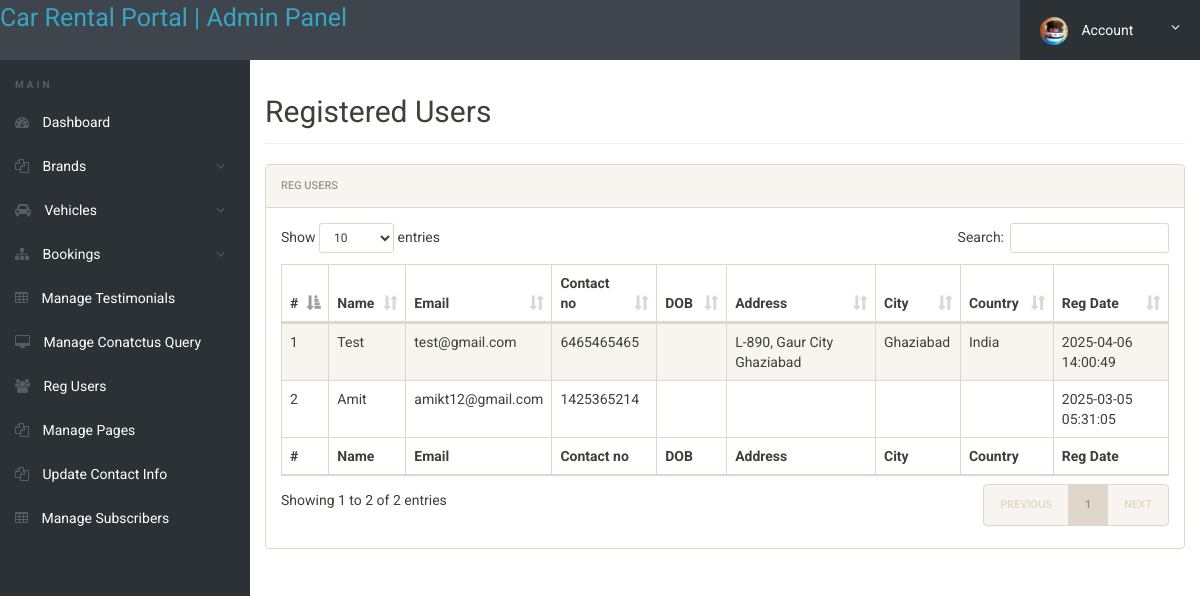
The app's page /reg-users.php (signed in) with its own data.
### tables this page shows
CREATE TABLE `tblusers` (
  `id` int(11) NOT NULL,
  `FullName` varchar(120) DEFAULT NULL,
  `EmailId` varchar(100) DEFAULT NULL,
  `Password` varchar(100) DEFAULT NULL,
  `ContactNo` char(11) DEFAULT NULL,
  `dob` varchar(100) DEFAULT NULL,
  `Address` varchar(255) DEFAULT NULL,
  `City` varchar(100) DEFAULT NULL,
  `Country` varchar(100) DEFAULT NULL,
  `RegDate` timestamp NULL DEFAULT current_timestamp(),
  `UpdationDate` timestamp NULL DEFAULT NULL ON UPDATE current_timestamp()
);

### reg-users.php (the view, shortened to what this page needs)
<?php
include('includes/config.php');
if(strlen($_SESSION['alogin'])==0)
	{
header('location:index.php');
}
else{
 ?>
<!doctype html>
<html lang="en" class="no-js">
<head>
	<link rel="stylesheet" href="css/font-awesome.min.css">
	<link rel="stylesheet" href="css/bootstrap.min.css">
	<link rel="stylesheet" href="css/dataTables.bootstrap.min.css">
	<link rel="stylesheet" href="css/bootstrap-social.css">
	<link rel="stylesheet" href="css/bootstrap-select.css">
	<link rel="stylesheet" href="css/fileinput.min.css">
	<link rel="stylesheet" href="css/awesome-bootstrap-checkbox.css">
	<link rel="stylesheet" href="css/style.css">
</head>
<body>
	<?php include('includes/header.php');?>
	<div class="ts-main-content">
		<?php include('includes/leftbar.php');?>
		<div class="content-wrapper">
			<div class="container-fluid">
				<div class="row">
					<div class="col-md-12">
						<h2 class="page-title">Registered Users</h2>
						<div class="panel panel-default">
							<div class="panel-heading">Reg Users</div>
							<div class="panel-body">
								<table id="zctb" class="display table table-striped table-bordered table-hover" cellspacing="0" width="100%">
									<thead>
										<tr>
										<th>#</th>
												<th> Name</th>
											<th>Email </th>
											<th>Contact no</th>
										<th>DOB</th>
										<th>Address</th>
										<th>City</th>
										<th>Country</th>
										<th>Reg Date</th>
										</tr>
									</thead>
									<tfoot>
										<tr>
										<th>#</th>
											<th> Name</th>
											<th>Email </th>
											<th>Contact no</th>
										<th>DOB</th>
										<th>Address</th>
										<th>City</th>
										<th>Country</th>
										<th>Reg Date</th>
										</tr>
									</tfoot>
									<tbody>
									<?php $sql = "SELECT * from  tblusers ";
$query = $dbh -> prepare($sql);
$query->execute();
$results=$query->fetchAll(PDO::FETCH_OBJ);
$cnt=1;
if($query->rowCount() > 0)
{
foreach($results as $result)
{				?>
										<tr>
											<td><?php echo htmlentities($cnt);?></td>
											<td><?php echo htmlentities($result->FullName);?></td>
											<td><?php echo htmlentities($result->EmailId);?></td>
											<td><?php echo htmlentities($result->ContactNo);?></td>
	<td><?php echo htmlentities($result->dob);?></td>
											<td><?php echo htmlentities($result->Address);?></td>
											<td><?php echo htmlentities($result->City);?></td>
											<td><?php echo htmlentities($result->Country);?></td>
											<td><?php echo htmlentities($result->RegDate);?></td>
										</tr>
										<?php $cnt=$cnt+1; }} ?>
									</tbody>
								</table>
							</div>
						</div>
					</div>
				</div>
			</div>
		</div>
	</div>
</body>
</html>
<?php } ?>

### css/style.css (style rules this page uses)
html { font-size: 14px; }
@media only screen and (min-width: 480px) { html { font-size: 17px; } }
@media only screen and (min-width: 768px) { html { font-size: 14px; } }
body { font-size: 1em; }
.panel { overflow: hidden; }
.page-title { padding-bottom: 15px; margin-bottom: 20px; border-bottom: 1px solid #f0f0f0; }
.ts-main-content .content-wrapper { padding-top: 15px; margin-top: 60px; }
@media only screen and (min-width: 992px) { .ts-main-content .content-wrapper { margin-left: 250px; } }

### records on screen
tblusers: FullName "Test", EmailId "test@gmail.com", ContactNo "6465465465", Address "L-890, Gaur City Ghaziabad", City "Ghaziabad", Country "India", RegDate "2025-04-06 14:00:49"
tblusers: FullName "Amit", EmailId "amikt12@gmail.com", ContactNo "1425365214", RegDate "2025-03-05 05:31:05"
